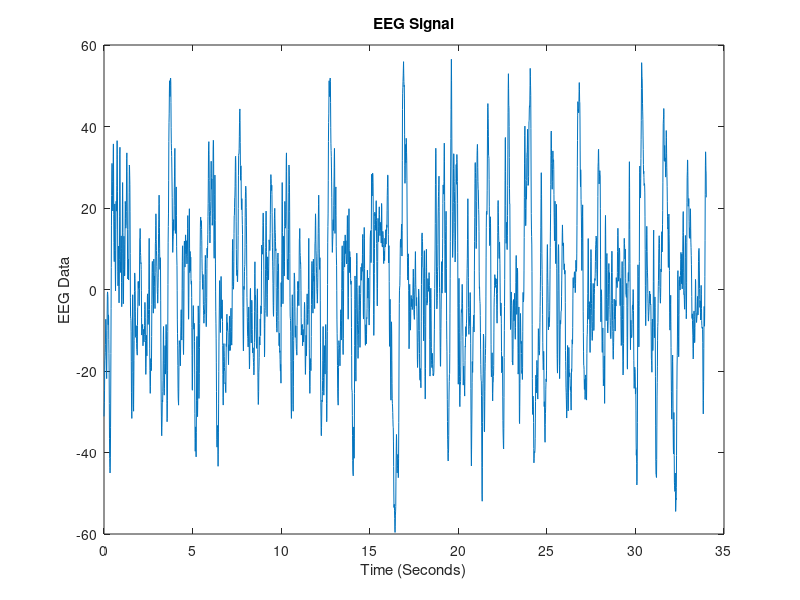
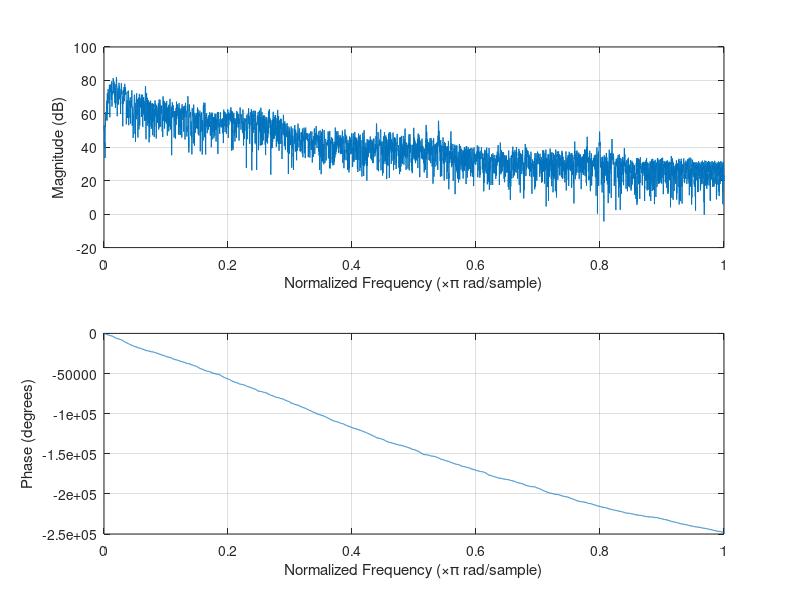

Reproduce these figures in MATLAB, in order. (Note: this script raises an error after producing the figures.)
% eeg signal to 5 bands and applying fft to this bands 

clc
clear all
close all
warning('off')
a = csvread('eeg.csv');
fs = 100;
t = length(a)/fs;
t1 = 0:0.01:t-0.01;

figure(1);
plot(t1,a)
xlabel('Time (Seconds)');
ylabel('EEG Data');
title('EEG Signal')

% Sampling frequency
N=length(a);
 figure(2);
 freqz(a)  % freq V/S eeg signal 

 % EXTRACTION OF BANDS FROM EEG SIGNAL 
waveletFunction = 'db8';
                [C,L] = wavedec(a,8,waveletFunction);
       
                cD1 = detcoef(C,L,1);
                cD2 = detcoef(C,L,2);
                cD3 = detcoef(C,L,3);
                cD4 = detcoef(C,L,4);
                cD5 = detcoef(C,L,5); %GAMA
                cD6 = detcoef(C,L,6); %BETA
                cD7 = detcoef(C,L,7); %ALPHA
                cD8 = detcoef(C,L,8); %THETA
                cA8 = appcoef(C,L,waveletFunction,8); %DELTA
                D1 = wrcoef('d',C,L,waveletFunction,1);
                D2 = wrcoef('d',C,L,waveletFunction,2);
                D3 = wrcoef('d',C,L,waveletFunction,3);
                D4 = wrcoef('d',C,L,waveletFunction,4);
                D5 = wrcoef('d',C,L,waveletFunction,5); %GAMMA
                D6 = wrcoef('d',C,L,waveletFunction,6); %BETA
                D7 = wrcoef('d',C,L,waveletFunction,7); %ALPHA
                D8 = wrcoef('d',C,L,waveletFunction,8); %THETA
                A8 = wrcoef('a',C,L,waveletFunction,8); %DELTA
                
                Gamma = D5;
                 figure(3); subplot(5,1,1); plot(1:1:length(Gamma),Gamma);title('GAMMA');
               
                Beta = D6;
                subplot(5,1,2); plot(1:1:length(Beta), Beta); title('BETA');
                
                
                Alpha = D7;
                subplot(5,1,3); plot(1:1:length(Alpha),Alpha); title('ALPHA'); 
                
                Theta = D8;
                subplot(5,1,4); plot(1:1:length(Theta),Theta);title('THETA');
                D8 = detrend(D8,0);
                
                 Delta = A8;
                subplot(5,1,5);plot(1:1:length(Delta),Delta);title('DELTA');
 
% GAMMA FFT
D5 = detrend(D5,0);
xdft = fft(D5);
freq = 0:N/length(D5):N/2;
xdft = xdft(1:length(D5)/2+1);
figure(4);subplot(511);plot(freq,abs(xdft));title('GAMMA-FREQUENCY');
[~,I] = max(abs(xdft));
fprintf('Gamma:Maximum occurs at %3.2f Hz.\n',freq(I));

%BETA FFT
D6 = detrend(D6,0);
xdft2 = fft(D6);
freq2 = 0:N/length(D6):N/2;
xdft2 = xdft2(1:length(D6)/2+1);
% figure;
subplot(512);plot(freq2,abs(xdft2));title('BETA-FREQUENCY');
[~,I] = max(abs(xdft2));
fprintf('Beta:Maximum occurs at %3.2f Hz.\n',freq2(I));

%ALPHA FFT
D7 = detrend(D7,0);
xdft3 = fft(D7);
freq3 = 0:N/length(D7):N/2;
xdft3 = xdft3(1:length(D7)/2+1);
% figure;
subplot(513);plot(freq3,abs(xdft3));title('ALPHA-FREQUENCY');
[~,I] = max(abs(xdft3));
fprintf('Alpha:Maximum occurs at %f Hz.\n',freq3(I));
           
 %THETA FFT
 xdft4 = fft(D8);
freq4 = 0:N/length(D8):N/2;
xdft4 = xdft4(1:length(D8)/2+1);
% figure;
subplot(514);plot(freq4,abs(xdft4));title('THETA-FREQUENCY');
[~,I] = max(abs(xdft4));
fprintf('Theta:Maximum occurs at %f Hz.\n',freq4(I));

% DETLA FFT
A8 = detrend(A8,0);
xdft5 = fft(A8);
freq5 = 0:N/length(A8):N/2;
xdft5 = xdft5(1:length(A8)/2+1);
% figure;
subplot(515);plot(freq3,abs(xdft5));title('DELTA-FREQUENCY');
[~,I] = max(abs(xdft5));
fprintf('Delta:Maximum occurs at %f Hz.\n',freq5(I));